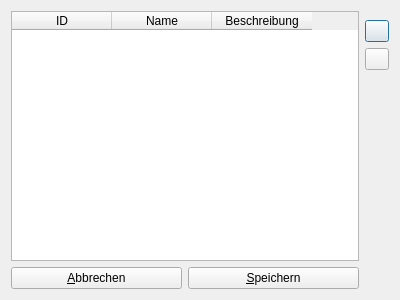
<?xml version="1.0" encoding="UTF-8"?>
<ui version="4.0">
 <class>DlgManageCars</class>
 <widget class="QDialog" name="DlgManageCars">
  <property name="geometry">
   <rect>
    <x>0</x>
    <y>0</y>
    <width>400</width>
    <height>300</height>
   </rect>
  </property>
  <property name="windowTitle">
   <string>Firmenwagen verwalten</string>
  </property>
  <property name="windowIcon">
   <iconset resource="images/images.qrc">
    <normaloff>:/favicon.png</normaloff>:/favicon.png</iconset>
  </property>
  <layout class="QGridLayout" name="gridLayout">
   <item row="0" column="0">
    <widget class="QTableWidget" name="tableWidgetCar">
     <property name="selectionMode">
      <enum>QAbstractItemView::SingleSelection</enum>
     </property>
     <attribute name="verticalHeaderVisible">
      <bool>false</bool>
     </attribute>
     <attribute name="verticalHeaderVisible">
      <bool>false</bool>
     </attribute>
     <column>
      <property name="text">
       <string>ID</string>
      </property>
     </column>
     <column>
      <property name="text">
       <string>Name</string>
      </property>
     </column>
     <column>
      <property name="text">
       <string>Beschreibung</string>
      </property>
     </column>
    </widget>
   </item>
   <item row="0" column="1">
    <widget class="QWidget" name="widget" native="true">
     <layout class="QVBoxLayout" name="verticalLayout">
      <property name="leftMargin">
       <number>0</number>
      </property>
      <property name="rightMargin">
       <number>0</number>
      </property>
      <item>
       <widget class="QPushButton" name="pbAdd">
        <property name="maximumSize">
         <size>
          <width>24</width>
          <height>24</height>
         </size>
        </property>
        <property name="toolTip">
         <string>Firmenwagen hinzufügen</string>
        </property>
        <property name="text">
         <string/>
        </property>
        <property name="icon">
         <iconset resource="images/images.qrc">
          <normaloff>:/plus.png</normaloff>:/plus.png</iconset>
        </property>
       </widget>
      </item>
      <item>
       <widget class="QPushButton" name="pbDel">
        <property name="maximumSize">
         <size>
          <width>24</width>
          <height>24</height>
         </size>
        </property>
        <property name="toolTip">
         <string>Firmenwagen entfernen</string>
        </property>
        <property name="text">
         <string/>
        </property>
        <property name="icon">
         <iconset resource="images/images.qrc">
          <normaloff>:/minus.png</normaloff>:/minus.png</iconset>
        </property>
       </widget>
      </item>
      <item>
       <spacer name="verticalSpacer">
        <property name="orientation">
         <enum>Qt::Vertical</enum>
        </property>
        <property name="sizeHint" stdset="0">
         <size>
          <width>20</width>
          <height>40</height>
         </size>
        </property>
       </spacer>
      </item>
     </layout>
    </widget>
   </item>
   <item row="1" column="0">
    <widget class="QWidget" name="widget_2" native="true">
     <property name="maximumSize">
      <size>
       <width>16777215</width>
       <height>48</height>
      </size>
     </property>
     <layout class="QHBoxLayout" name="horizontalLayout">
      <property name="margin">
       <number>0</number>
      </property>
      <item>
       <widget class="QPushButton" name="pbCancel">
        <property name="text">
         <string>&amp;Abbrechen</string>
        </property>
        <property name="icon">
         <iconset resource="images/images.qrc">
          <normaloff>:/cancel.png</normaloff>:/cancel.png</iconset>
        </property>
       </widget>
      </item>
      <item>
       <widget class="QPushButton" name="pbSave">
        <property name="text">
         <string>&amp;Speichern</string>
        </property>
        <property name="icon">
         <iconset resource="images/images.qrc">
          <normaloff>:/save.png</normaloff>:/save.png</iconset>
        </property>
       </widget>
      </item>
     </layout>
    </widget>
   </item>
  </layout>
 </widget>
 <tabstops>
  <tabstop>tableWidgetCar</tabstop>
  <tabstop>pbAdd</tabstop>
  <tabstop>pbDel</tabstop>
  <tabstop>pbCancel</tabstop>
  <tabstop>pbSave</tabstop>
 </tabstops>
 <resources>
  <include location="images/images.qrc"/>
 </resources>
 <connections/>
</ui>
